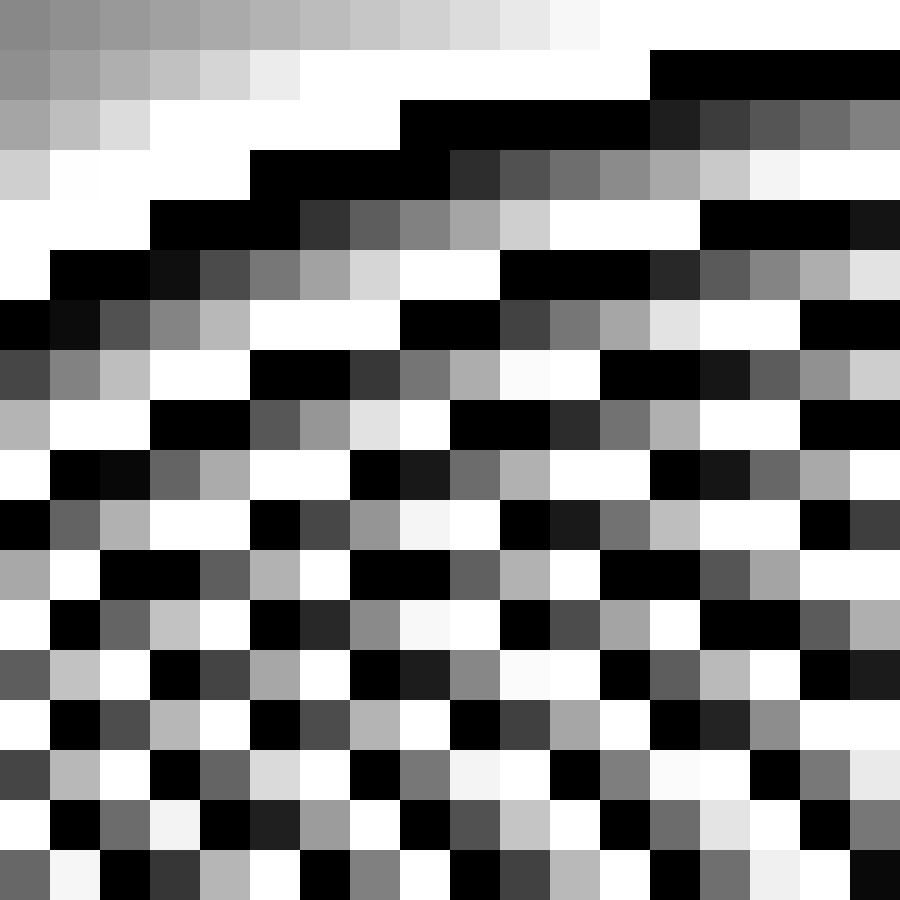
Frame 1 (no input)
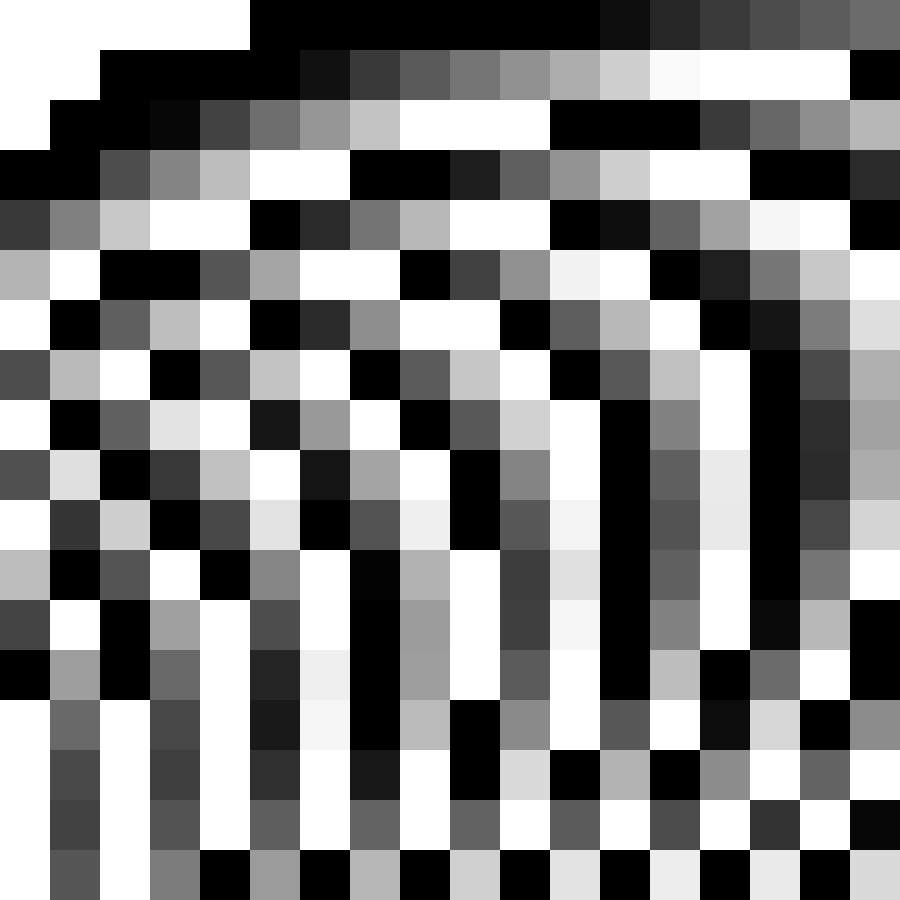
Frame 60 (no input)
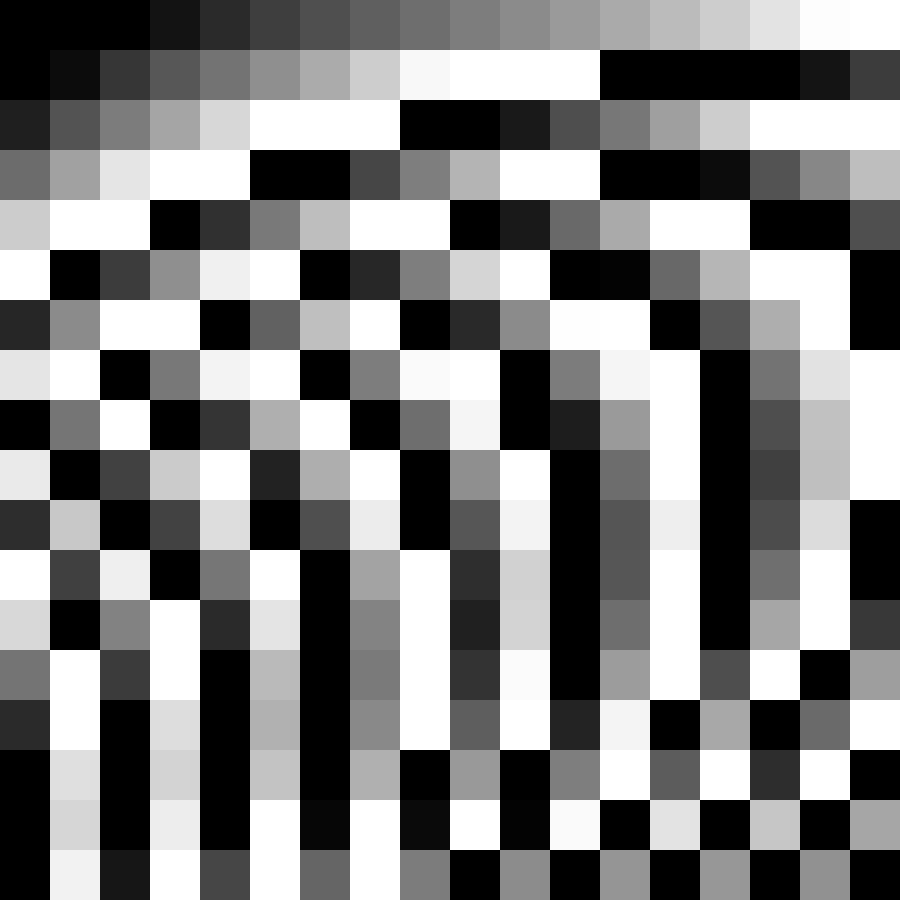
Frame 120 (the mouse pressed at the canvas centre since frame 60)

The p5.js sketch that drew these frames (run headless with seeded random() and noise() and a simulated clock; from frame 60 on, the mouse is pressed at the canvas centre):

// p5.js sketch
// ── sketch.js
// 2026-11-13

function setup() {
    createCanvas(900, 900);
}

function draw() {
    background(0);
    noStroke();

    let tilesX = width / 50;
    let tilesY = height / 50;

    let tilesW = width / tilesX;
    let tilesH = height / tilesY;


    let a = map(sin(radians(frameCount)), -1, 1, 0, 7);

    for (let y = 0; y < tilesY; y++) {
        for (let x = 0; x < tilesX; x++) {
            push();
            let b = map(sin(radians(x + y)), -1, 1, -50, 50);
            let c = map(tan(radians(frameCount * 4 + a * x + a * y * b)), -1, 1, 0, 255);
            fill(c);
            rect(x * tilesW, y * tilesH, tilesW, tilesH);
            pop();
        }
    }
}
// ── note.html
<p><b>Mosaic wave</b></p>
